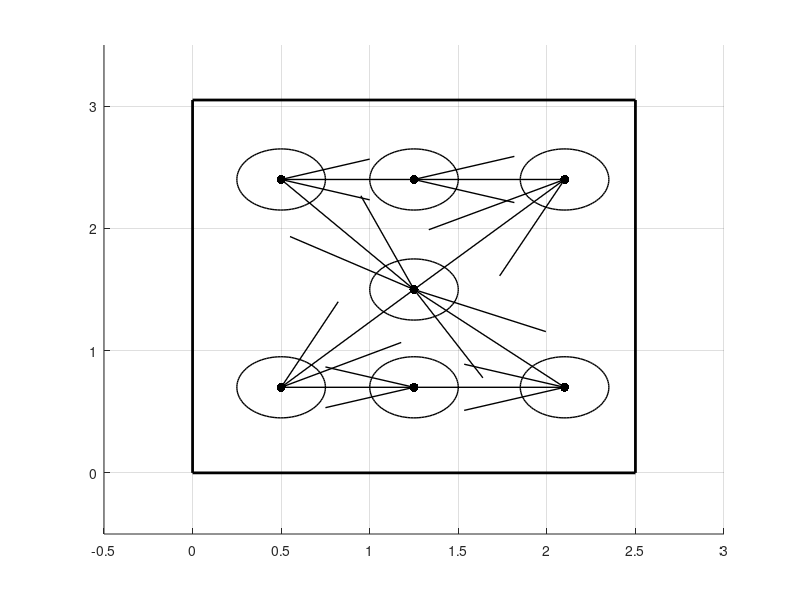

Recreate this plot in MATLAB. (Note: this script raises an error after producing the figure.)
%importar o TXT primeiro

% pontos=[
% 0.195,  0.200;
% 0.065,  1.490;
% 0.245,  2.870;
% 1.245,  0.205;
% 1.250,  1.500;
% 1.260,  2.870;
% 2.355,  0.195;
% 2.360,  1.500;
% 2.350,  2.870];

WAYPOINTS = [   
2.10 2.40 0; %p9
1.25 2.40 0; %p6
0.50 2.40 0; %p3
1.25 1.50 0; %p5
0.50 0.70 0; %p1
1.25 0.70 0; %p4
2.10 0.70 0; %p7
1.25 1.50 0; %p5
            ];
        
% Responsável por iniciar a figura
close all
figure('pos',[400 50 600 600])
%axis equal;
axis([-0.5 3 -0.5 3.5]);
grid on;
hold on;

%Linhas das extremidades.
plot([0     0],[0 3.05],'k','LineWidth',2);
plot([0   2.5],[3.05 3.05],'k','LineWidth',2);
plot([2.5 2.5],[0 3.05],'k','LineWidth',2);
plot([0   2.5],[0 0],'k','LineWidth',2);

% plot(pontos(:,1), pontos(:,2), '.', 'MarkerSize',20,'Color', 'k')
for p=1:7
    plot(WAYPOINTS(p,1), WAYPOINTS(p,2), '.', 'MarkerSize',20,'Color', 'k')
    viscircles([WAYPOINTS(p,1) WAYPOINTS(p,2)],0.25, 'Color', 'k', 'LineWidth', 1);
end

for p=1:7
    dp(1)=WAYPOINTS(p+1,1)-WAYPOINTS(p,1);
    dp(2)=WAYPOINTS(p+1,2)-WAYPOINTS(p,2);
    quiver(WAYPOINTS(p,1),WAYPOINTS(p,2),dp(1),dp(2),0, 'color', [0 0 0],'Linewidth', 1, 'MaxHeadSize',0.4)
end
quiver(WAYPOINTS(8,1),WAYPOINTS(8,2),WAYPOINTS(1,1)-WAYPOINTS(8,1),WAYPOINTS(1,2)-WAYPOINTS(8,2),0, 'color', [0 0 0],'Linewidth', 1, 'MaxHeadSize',0.4)

%testes de 1 a 3
% i=205:402
% i=406:604

comeco=13;
final=313;

for i=comeco:final
    p1 = plot([min(Px_est(i-1),2.5) min(Px_est(i),2.5)], [Py_est(i-1) Py_est(i)], 'b');
    p2 = plot(LSx(i), LSy(i), 'o', 'MarkerSize',5,'Color', 'r');
    %title(strcat('i=',num2str(int16(i)),'/', num2str(int16(final))));  pause(0.1);
end

xlabel('X[m]','FontSize',14); ylabel('Y[m]','FontSize',14);
% title('Trajetória estimada utilizando fusão para a correção do bias da IMU');
legend([p1,p2],'posição estimada pelo Filtro de Kalman','posição calculada pelo SILA');

pause(1);
output_img = 'trajetoria_so_bias';
print(output_img,'-dpng');
% command = ['mv', ' ' , output_img, '.png ./figures/'];
% system(command);
